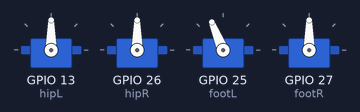
Recording of a sketch running on a simulated ESP32. Parts: 4 × servo. What the sketch prints to the serial monitor is not drawn.

Above: at 1.05 s.
At 2.45 s:
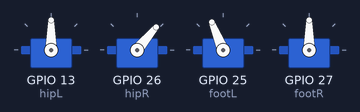
At 3.85 s:
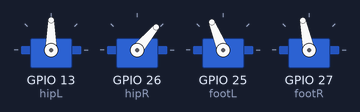
At 6.65 s:
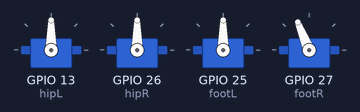
At 9.45 s:
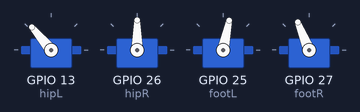
At 12.3 s:
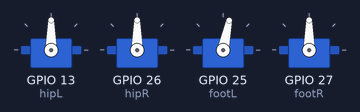
Timing chart, 0 to 15.7 s (numbered marks = the images above):
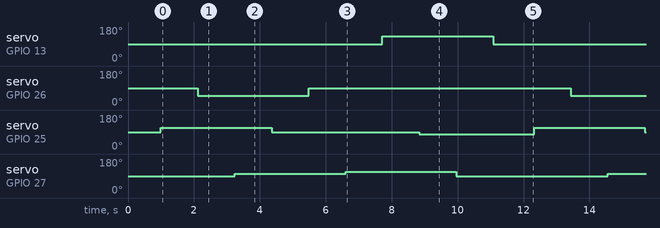

Measured:
- by itself, servo on GPIO 13 (hipL): alternates 130° for 3.4 s and 90° for 8.0 s
- by itself, servo on GPIO 26 (hipR): alternates 90° for 8.0 s and 50° for 3.4 s
- by itself, servo on GPIO 25 (footL): repeats every 11.3 s: 90° 4.5 s, 78° 3.5 s, 112° 3.4 s
- by itself, servo on GPIO 27 (footR): repeats every 11.3 s: 112° 3.4 s, 90° 4.6 s, 102° 3.4 s

The sketch:

Robo_legs_v3.ino
```cpp
#include <ESP32Servo.h>

// ---------------- SERVO OBJECTS ----------------
Servo hipL;
Servo hipR;
Servo footL;
Servo footR;

// ---------------- NEUTRAL POSITIONS ----------------
const int HIP_L_NEUTRAL  = 90;
const int HIP_R_NEUTRAL  = 90;
const int FOOT_L_NEUTRAL = 90;
const int FOOT_R_NEUTRAL = 90;

// ---------------- STEP PARAMETERS ----------------
const int HIP_STEP_ANGLE   = 40;   // step length
const int FOOT_TILT_ANGLE  = 22;   // balance tilt
const int FOOT_PLANT_ANGLE = 12;    // foot landing

const int STEP_DELAY = 120;         // movement speed

void stepRight();
void stepLeft();
void move(Servo &s, int end);

void setup() {
  Serial.begin(115200);
  hipL.attach(13);
  hipR.attach(26);
  footL.attach(25);
  footR.attach(27);

  hipL.write(HIP_L_NEUTRAL);
  hipR.write(HIP_R_NEUTRAL);
  footL.write(FOOT_L_NEUTRAL);
  footR.write(FOOT_R_NEUTRAL);

  delay(1000);

}

void loop() {
  // put your main code here, to run repeatedly:
  stepRight();
  stepLeft();

  delay(STEP_DELAY);

}

void stepRight(){
  move(footL,FOOT_L_NEUTRAL + FOOT_TILT_ANGLE); /// correct
  Serial.print("2");
  delay(1000);
  move(hipR,HIP_R_NEUTRAL - HIP_STEP_ANGLE); // correct
  Serial.print("3");
  delay(1000);
  move(footR,FOOT_R_NEUTRAL + FOOT_PLANT_ANGLE); //////// change
  Serial.print("4");
  delay(1000);
  move(footL,FOOT_L_NEUTRAL);
  Serial.print("5");
  delay(1000);
  move(hipR,HIP_R_NEUTRAL);
  Serial.print("6");
  delay(1000);
}

void stepLeft(){
  move(footR,FOOT_R_NEUTRAL + FOOT_TILT_ANGLE);
  Serial.print("7");
  delay(1000);
  move(hipL,HIP_L_NEUTRAL + HIP_STEP_ANGLE);
  Serial.print("8");
  delay(1000);
  move(footL,FOOT_L_NEUTRAL - FOOT_PLANT_ANGLE);
  Serial.print("9");
  delay(1000);
  move(footR,FOOT_R_NEUTRAL);
  Serial.print("10");
  delay(1000);
  move(hipL,HIP_L_NEUTRAL);
  Serial.print("11");
  delay(1000);
}

void move(Servo &s, int end){
  s.write(end);
  delay(STEP_DELAY);
}

/* Try this after ^ works perfectly
void moveSmart(Servo &s, int target) {
  int current = s.read();
  int step = (current < target) ? 2 : -2;

  while (abs(current - target) > 2) {
    current += step;
    s.write(current);
    delay(5);   // not microseconds
  }
  s.write(target);
}

*/
```
